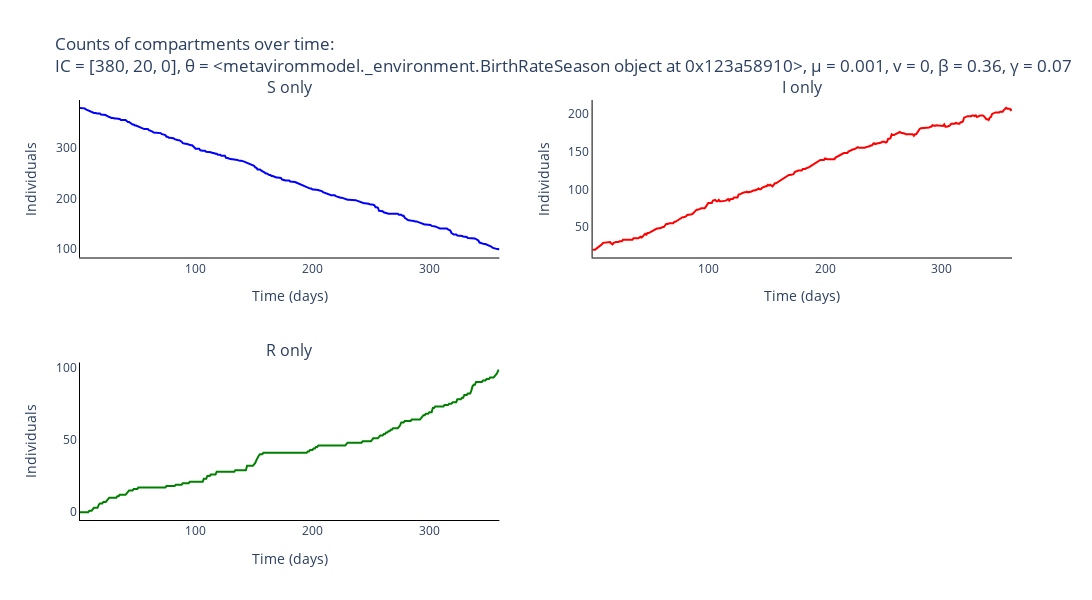

This figure's notebook cell:
### Code cell
# Trace names - represent the type of individuals for the simulation
trace_name = ['{}'.format(s) for s in compartments]

# Names of panels
panels = ['{} only'.format(s) for s in compartments]

fig = go.Figure()
fig = make_subplots(rows=int(np.ceil(len(panels)/2)), cols=2, subplot_titles=tuple('{}'.format(p) for p in panels))

# Add traces to the separate counts panels
for s, spec in enumerate(compartments):
    for _ in range(num_experiments):
        fig.add_trace(
            go.Scatter(
                y=output_algorithm[_, :, s].tolist(),
                x=times,
                mode='lines',
                name=trace_name[s],
                line_color=colours[s],
                showlegend=False,
            ),
            row= int(np.floor(s / 2)) + 1,
            col= s % 2 + 1
        )

# Add axis labels
fig.update_layout(
    title='Counts of compartments over time:<br>IC = {}, θ = {}, μ = {}, v = {}, β = {:.2f}, γ = {:.2f}'.format(parameters[0:3], parameters[3], parameters[4], parameters[5], parameters[6], parameters[7]),
    width=1100, 
    height=600,
    plot_bgcolor='white',
    xaxis=dict(
        linecolor='black',
        title = 'Time (days)'
        ),
    yaxis=dict(
        linecolor='black',
        title = 'Individuals'),
    xaxis2=dict(
        linecolor='black',
        title = 'Time (days)'
        ),
    yaxis2=dict(
        linecolor='black',
        title = 'Individuals'),
    xaxis3=dict(
        linecolor='black',
        title = 'Time (days)'
        ),
    yaxis3=dict(
        linecolor='black',
        title = 'Individuals')
    #legend=dict(
    #    orientation="h",
    #    yanchor="bottom",
    #    y=1.02,
    #    xanchor="right",
    #    x=1
    #)
    )

fig.write_image('images/SIR-gillespie-separate.pdf')
fig.show()

### Figure 1 — Plotly figure (JSON) as saved in the notebook; plotly's stock layout.template omitted (floating-point values rounded to 4 significant figures; data arrays with more than 128 entries replaced by an {"elided": "..."} marker saying what was removed)
{"data": [{"line": {"color": "blue"}, "mode": "lines", "name": "S", "showlegend": false, "type": "scatter", "x": {"elided": "360 int values"}, "xaxis": "x", "y": {"elided": "360 int values"}, "yaxis": "y"}, {"line": {"color": "red"}, "mode": "lines", "name": "I", "showlegend": false, "type": "scatter", "x": {"elided": "360 int values"}, "xaxis": "x2", "y": {"elided": "360 int values"}, "yaxis": "y2"}, {"line": {"color": "green"}, "mode": "lines", "name": "R", "showlegend": false, "type": "scatter", "x": {"elided": "360 int values"}, "xaxis": "x3", "y": {"elided": "360 int values"}, "yaxis": "y3"}], "layout": {"annotations": [{"font": {"size": 16}, "showarrow": false, "text": "S only", "x": 0.225, "xanchor": "center", "xref": "paper", "y": 1, "yanchor": "bottom", "yref": "paper"}, {"font": {"size": 16}, "showarrow": false, "text": "I only", "x": 0.775, "xanchor": "center", "xref": "paper", "y": 1, "yanchor": "bottom", "yref": "paper"}, {"font": {"size": 16}, "showarrow": false, "text": "R only", "x": 0.225, "xanchor": "center", "xref": "paper", "y": 0.375, "yanchor": "bottom", "yref": "paper"}], "height": 600, "plot_bgcolor": "white", "title": {"text": "Counts of compartments over time:<br>IC = [380, 20, 0], θ = <metavirommodel._environment.BirthRateSeason object at 0x123a58910>, μ = 0.001, v = 0, β = 0.36, γ = 0.07"}, "width": 1100, "xaxis": {"anchor": "y", "domain": [0, 0.45], "linecolor": "black", "title": {"text": "Time (days)"}}, "xaxis2": {"anchor": "y2", "domain": [0.55, 1], "linecolor": "black", "title": {"text": "Time (days)"}}, "xaxis3": {"anchor": "y3", "domain": [0, 0.45], "linecolor": "black", "title": {"text": "Time (days)"}}, "xaxis4": {"anchor": "y4", "domain": [0.55, 1]}, "yaxis": {"anchor": "x", "domain": [0.625, 1], "linecolor": "black", "title": {"text": "Individuals"}}, "yaxis2": {"anchor": "x2", "domain": [0.625, 1], "linecolor": "black", "title": {"text": "Individuals"}}, "yaxis3": {"anchor": "x3", "domain": [0, 0.375], "linecolor": "black", "title": {"text": "Individuals"}}, "yaxis4": {"anchor": "x4", "domain": [0, 0.375]}}}
